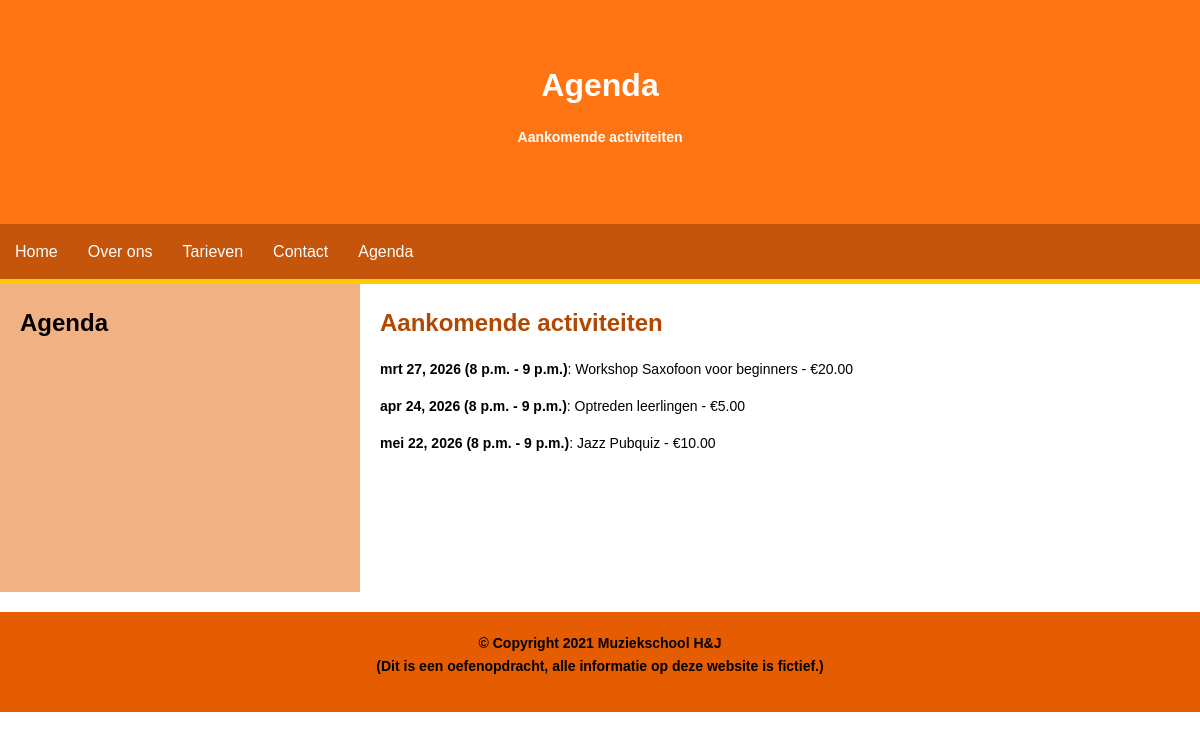
/agenda/, run on the app's committed database.
### agenda/models.py (models this page shows, shortened)
class Activiteit(models.Model):
    datum = models.DateField()
    begin_tijd = models.TimeField()
    eind_tijd = models.TimeField()
    omschrijving = models.TextField()
    kosten = models.DecimalField(max_digits=6, decimal_places=2)

### agenda/views.py (the view)
# urls.py: path('', views.agenda_overzicht, name='agenda'),
def agenda_overzicht(request):
    activiteiten = Activiteit.objects.order_by('datum', 'begin_tijd')
    return render(request, 'agenda/agenda.html', {'activiteiten': activiteiten})

### agenda/templates/agenda/agenda.html (shortened to what this page needs)
{% load static %}
<!DOCTYPE html>
<html lang="nl">
<head>
    <link rel="stylesheet" href="{% static 'style/main.css' %}">
</head>
<body>
    <header>
        <h1>Agenda</h1>
        <p><strong>Aankomende activiteiten</strong></p>
    </header>
    <nav>
        <ul>
            <li><a href="/index/">Home</a></li>
            <li><a href="/over-ons/">Over ons</a></li>
            <li><a href="/tarieven/">Tarieven</a></li>
            <li><a href="/contact/">Contact</a></li>
            <li><a href="/agenda/">Agenda</a></li>
        </ul>
    </nav>
    <div class="container">
        <aside class="sidebar">
            <h2>Agenda</h2>
        </aside>
        <main>
            <h2 class="h2_oranje">Aankomende activiteiten</h2>
            {% for activiteit in activiteiten %}
            <p>
                <strong>{{ activiteit.datum }} ({{ activiteit.begin_tijd }} - {{ activiteit.eind_tijd }})</strong>:
                {{ activiteit.omschrijving }} - €{{ activiteit.kosten }}
            </p>
            {% empty %}
            <p>Er zijn nog geen activiteiten gepland.</p>
            {% endfor %}
            <br><br><br><br>
        </main>
    </div>
    <footer>
        <p><strong>© Copyright 2021 Muziekschool H&J<br>
                (Dit is een oefenopdracht, alle informatie op deze website is fictief.)</strong></p>
    </footer>
</body>
</html>

### static/style/main.css (style rules this page uses)
* { margin: 0; padding: 0; box-sizing: border-box; }
body { font-family: Arial, Helvetica, sans-serif; line-height: 1.6; }
h1, h2, h3 { margin-bottom: 15px; }
p { margin-bottom: 15px; font-size: 14px; }
header { background-color: #ff7513; color: white; text-align: center; padding: 60px 20px; }
header p { margin-top: 10px; }
nav { background-color: #c4550b; border-bottom: 5px solid #ffcc00; }
nav ul { list-style: none; display: flex; flex-direction: column; }
nav ul li a { display: block; padding: 15px; color: white; text-align: center; text-decoration: none; border: none; }
.container { display: flex; flex-direction: column; }
.sidebar { background-color: #f2b183; padding: 20px; }
.h2_oranje { margin-bottom: 15px; color: #b34700; }
main { padding: 20px; }
footer { background-color: #e65c00; color: black; text-align: center; padding: 20px; margin-top: 20px; }
@media (min-width: 768px) { nav ul { flex-direction: row; justify-content: flex-start; } }
@media (min-width: 768px) { nav ul li a { border: none; } }
@media (min-width: 768px) { .container { flex-direction: row; } }
@media (min-width: 768px) { .sidebar { width: 30%; } }
@media (min-width: 768px) { main { width: 70%; background-color: #ffffff; } }

### data on the page
Activiteit: datum "mrt 27, 2026", begin_tijd "8 p.m.", eind_tijd "9 p.m.", omschrijving "Workshop Saxofoon voor beginners", kosten "20.00"
Activiteit: datum "apr 24, 2026", begin_tijd "8 p.m.", eind_tijd "9 p.m.", omschrijving "Optreden leerlingen", kosten "5.00"
Activiteit: datum "mei 22, 2026", begin_tijd "8 p.m.", eind_tijd "9 p.m.", omschrijving "Jazz Pubquiz", kosten "10.00"
